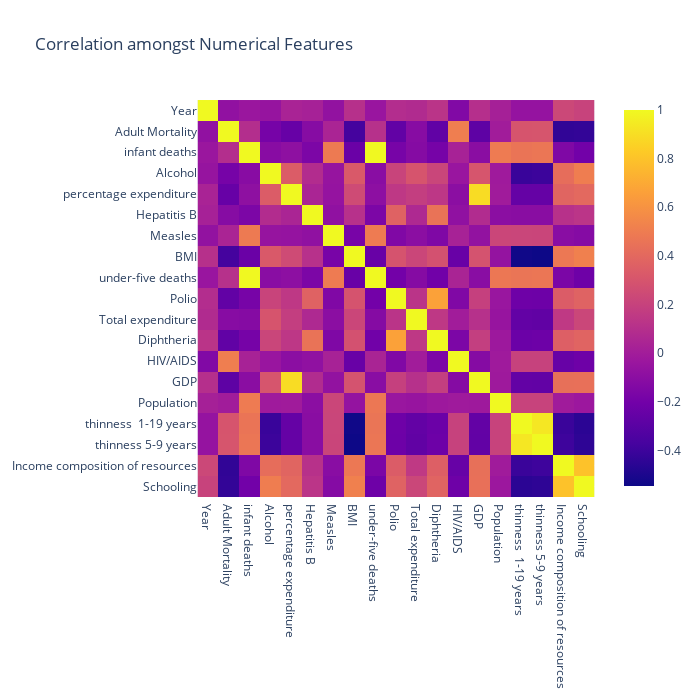

Source (notebook cell):
### Code cell
#Let's check for multicolinearity amongst the numerical features

fig = px.imshow(num_train.drop(columns = 'Life expectancy').corr(), title = "Correlation amongst Numerical Features")
fig.update_layout(width = 700, height = 700)

### Figure 1 — Plotly figure (JSON) as saved in the notebook; plotly's stock layout.template omitted (floating-point values rounded to 4 significant figures; data arrays with more than 128 entries replaced by an {"elided": "..."} marker saying what was removed)
{"data": [{"coloraxis": "coloraxis", "hovertemplate": "x: %{x}<br>y: %{y}<br>color: %{z}<extra></extra>", "name": "0", "type": "heatmap", "x": ["Year", "Adult Mortality", "infant deaths", "Alcohol", "percentage expenditure", "Hepatitis B", "Measles", "BMI", "under-five deaths", "Polio", "Total expenditure", "Diphtheria", "HIV/AIDS", "GDP", "Population", "thinness  1-19 years", "thinness 5-9 years", "Income composition of resources", "Schooling"], "xaxis": "x", "y": ["Year", "Adult Mortality", "infant deaths", "Alcohol", "percentage expenditure", "Hepatitis B", "Measles", "BMI", "under-five deaths", "Polio", "Total expenditure", "Diphtheria", "HIV/AIDS", "GDP", "Population", "thinness  1-19 years", "thinness 5-9 years", "Income composition of resources", "Schooling"], "yaxis": "y", "z": {"elided": "19x19 float values"}}], "layout": {"coloraxis": {"colorscale": [[0, "#0d0887"], [0.1111, "#46039f"], [0.2222, "#7201a8"], [0.3333, "#9c179e"], [0.4444, "#bd3786"], [0.5556, "#d8576b"], [0.6667, "#ed7953"], [0.7778, "#fb9f3a"], [0.8889, "#fdca26"], [1, "#f0f921"]]}, "height": 700, "title": {"text": "Correlation amongst Numerical Features"}, "width": 700, "xaxis": {"anchor": "y", "constrain": "domain", "domain": [0, 1], "scaleanchor": "y"}, "yaxis": {"anchor": "x", "autorange": "reversed", "constrain": "domain", "domain": [0, 1]}}}
